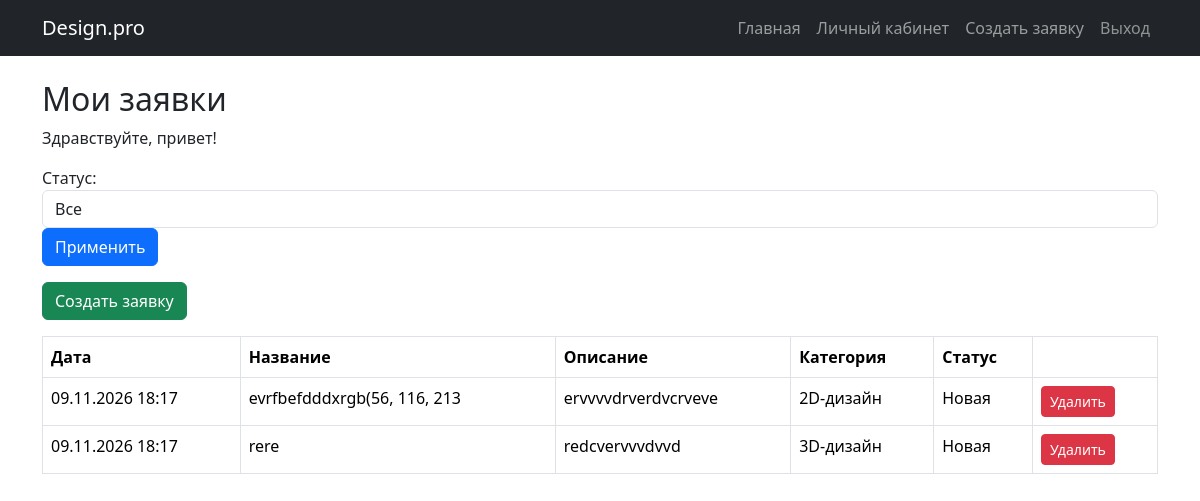
Before: /profile/ (signed in) with the older database file.
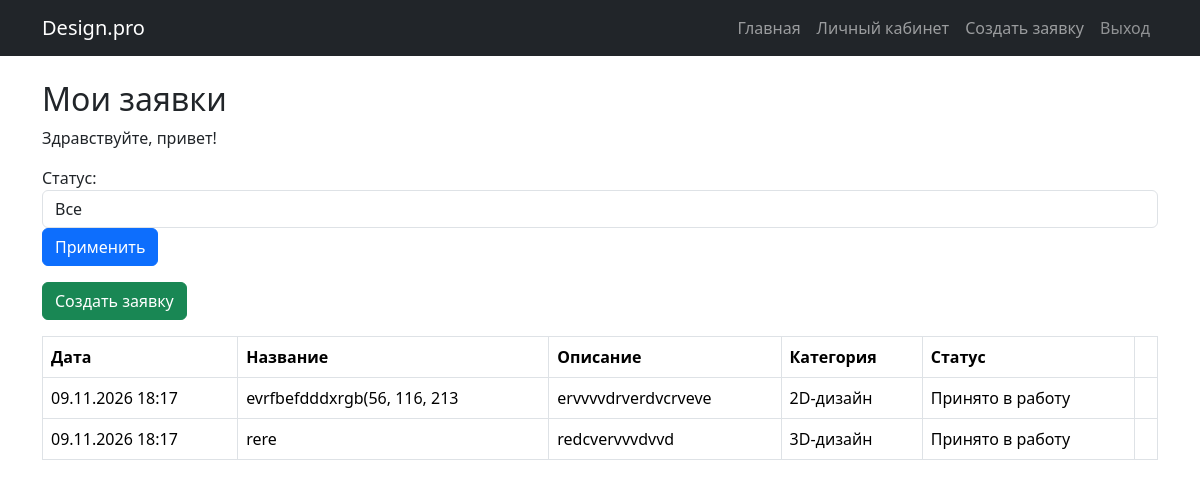
After: the same page with the newer database file.
### main/models.py (models this page shows, shortened)
class User(AbstractUser):
    fio = models.CharField('ФИО', max_length=150)
    consent = models.BooleanField('Согласие на обработку данных', default=False)

class Application(models.Model):
    STATUS_CHOICES = [
        ('new', 'Новая'),
        ('in_work', 'Принято в работу'),
        ('done', 'Выполнено'),
    ]
    user = models.ForeignKey(User, on_delete=models.CASCADE, verbose_name='Автор')
    title = models.CharField('Название', max_length=200)
    description = models.TextField('Описание')
    category = models.ForeignKey(Category, on_delete=models.CASCADE, verbose_name='Категория')#как по тз, - категория => - заявки
    image = models.ImageField('Фото/план помещения', upload_to='applications/')
    status = models.CharField('Статус', max_length=10, choices=STATUS_CHOICES, default='new')
    created_at = models.DateTimeField('Дата создания', auto_now_add=True)# ставится сама, оно умное:)
    comment = models.TextField('Комментарий', blank=True)# для "Принято в работу"
    design_image = models.ImageField('Изображение дизайна', upload_to='designs/',
                                     blank=True, null=True)# для "Выполнено"
    class Meta:
        ordering = ['-created_at']# новые заявки сверху(перевернутая сортировка)
        verbose_name = 'Заявка'
        verbose_name_plural = 'Заявки'

class Category(models.Model):
    name = models.CharField('Название', max_length=100, unique=True)
    class Meta:
        verbose_name = 'Категория'
        verbose_name_plural = 'Категории'

### main/views.py (the view)
# urls.py: path('profile/', views.profile, name='profile'),
@login_required
def profile(request):
    applications = Application.objects.filter(user=request.user)
    status = request.GET.get('status', '')
    if status in ['new', 'in_work', 'done']:
        applications = applications.filter(status=status)
    return render(request, 'main/profile.html', {
        'applications': applications,
        'status': status,
        'statuses': Application.STATUS_CHOICES,
    })

### main/templates/main/profile.html (shortened to what this page needs)
{% extends "main/base.html" %}
{% block content %}
<h2>Мои заявки</h2>
<p>Здравствуйте, {{ user.fio }}!</p>
<form method="get" class="form-inline mb-3">
  <label class="mr-2">Статус:</label>
  <select name="status" class="form-control mr-2">
    <option value="">Все</option>
  </select>
  <button type="submit" class="btn btn-primary">Применить</button>
</form>
<a href="{% url 'create_application' %}" class="btn btn-success mb-3">Создать заявку</a>
<table class="table table-bordered">
  <thead class="thead-light">
    <tr>
      <th>Дата</th>
      <th>Название</th>
      <th>Описание</th>
      <th>Категория</th>
      <th>Статус</th>
      <th></th>
    </tr>
  </thead>
  <tbody>
    {% for app in applications %}
      <tr>
        <td>{{ app.created_at|date:"d.m.Y H:i" }}</td>
        <td>{{ app.title }}</td>
        <td>{{ app.description }}</td>
        <td>{{ app.category.name }}</td>
        <td>{{ app.get_status_display }}</td>
        <td>
          {% if app.status == 'new' %}
            <a href="{% url 'delete_application' app.pk %}" class="btn btn-danger btn-sm">Удалить</a>
          {% endif %}
        </td>
      </tr>
    {% empty %}
      <tr><td colspan="5">Заявок нет.</td></tr>
    {% endfor %}
  </tbody>
</table>
{% endblock %}

### main/templates/main/base.html (shortened to what this page needs)
{% load static %}
<!DOCTYPE html>
<html lang="ru">
<head>
  <link rel="stylesheet" href="https://cdn.jsdelivr.net/npm/bootstrap@5.3.3/dist/css/bootstrap.min.css">
  <link rel="stylesheet" href="{% static 'main/css/style.css' %}">
</head>
<body>
<nav class="navbar navbar-expand navbar-dark bg-dark">
  <div class="container">
    <a class="navbar-brand" href="{% url 'index' %}">Design.pro</a>
    <ul class="navbar-nav ms-auto">
      <li class="nav-item"><a class="nav-link" href="{% url 'index' %}">Главная</a></li>
      {% if user.is_authenticated %}
        <li class="nav-item">
          <a class="nav-link" href="{% url 'profile' %}">Личный кабинет</a></li>
        <li class="nav-item">
          <a class="nav-link" href="{% url 'create_application' %}">Создать заявку</a></li>
        <li class="nav-item">
          <form method="post" action="{% url 'logout' %}">
            <button type="submit" class="btn btn-link nav-link logout-btn">Выход</button>
          </form>
        </li>
      {% else %}
        <li class="nav-item"><a class="nav-link" href="{% url 'login' %}">Вход</a></li>
        <li class="nav-item"><a class="nav-link" href="{% url 'register' %}">Регистрация</a></li>
      {% endif %}
    </ul>
  </div>
</nav>
<main class="container my-4">
  {% block content %}{% endblock %}
</main>
</body>
</html>

### main/static/main/css/style.css (style rules this page uses)
.logout-btn { color: rgba(255, 255, 255, .5); text-decoration: none; }

Changed rows visible on the page:
changed Application "evrfbefdddxrgb(56, 116, 213": status "Новая" → "Принято в работу"; no longer shows "Удалить"
changed Application "rere": status "Новая" → "Принято в работу"; no longer shows "Удалить"
